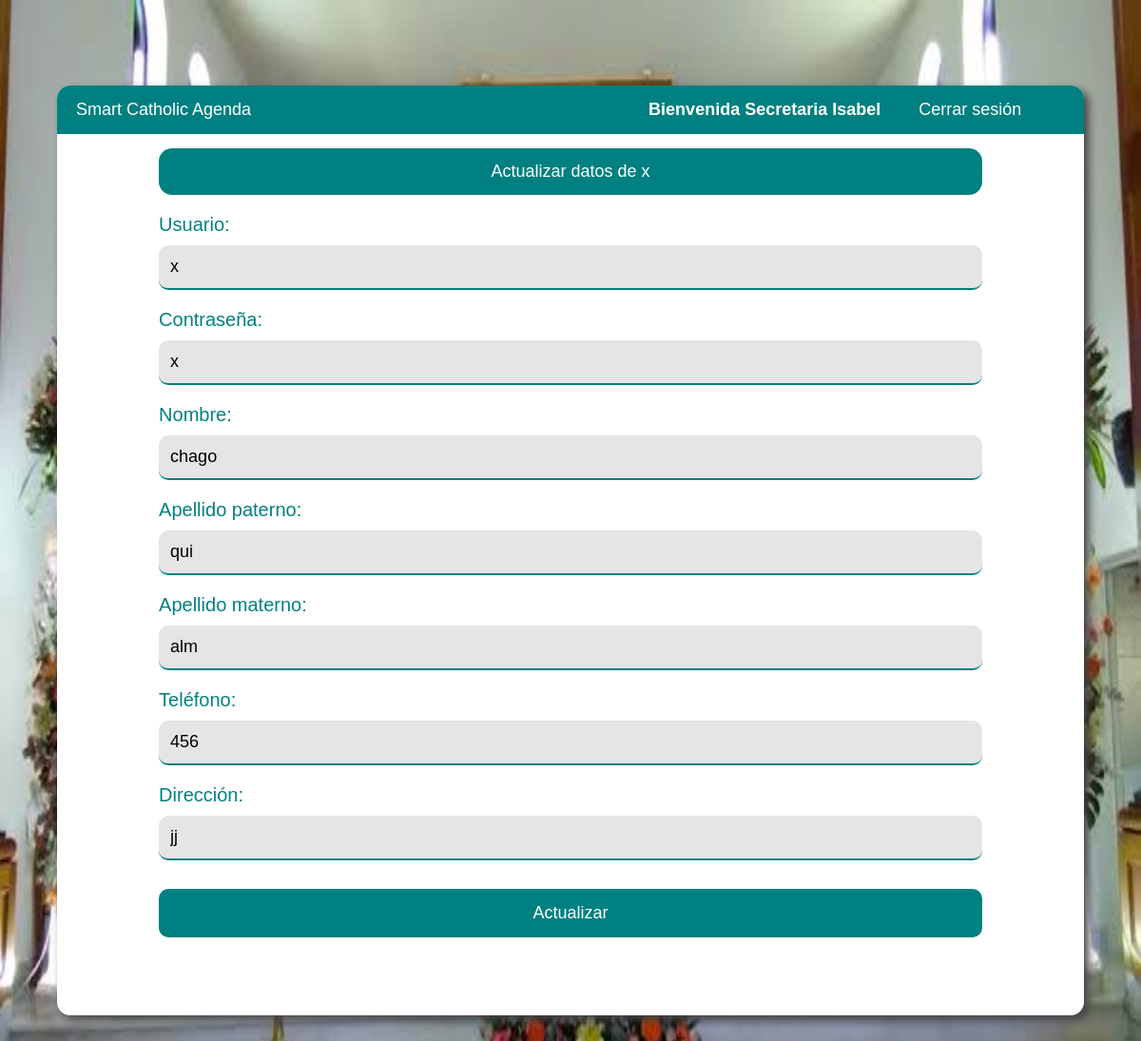
/adminCordiModificar.php?Usuario=3 (signed in), run on the app's committed database.
### tables this page shows
CREATE TABLE IF NOT EXISTS `grupo` (
  `idGrupo` int(11) NOT NULL AUTO_INCREMENT,
  `NombreG` varchar(250) DEFAULT NULL,
  `Descripcion` varchar(250) DEFAULT NULL,
  PRIMARY KEY (`idGrupo`)
);

CREATE TABLE IF NOT EXISTS `usuarios` (
  `idUsuario` int(11) NOT NULL AUTO_INCREMENT,
  `Nombre` varchar(250) DEFAULT NULL,
  `ApellidoPaterno` varchar(250) DEFAULT NULL,
  `ApellidoMaterno` varchar(250) DEFAULT NULL,
  `Direccion` varchar(250) DEFAULT NULL,
  `Telefono` varchar(50) DEFAULT NULL,
  `Grupo` int(11) DEFAULT NULL,
  `Usuario` varchar(250) DEFAULT NULL,
  `Contrasena` varchar(250) DEFAULT NULL,
  `Rol` int(11) DEFAULT NULL,
  PRIMARY KEY (`idUsuario`),
  KEY `Grupo` (`Grupo`),
  KEY `Rol` (`Rol`)
);

### adminCordiModificar.php (the view, shortened to what this page needs)
<!DOCTYPE html>
<?php
require_once "conexion.php";
$s=$_SESSION['Grupo'];
  $sql2=mysqli_query($conexion,"SELECT nombreG FROM grupo WHERE idGrupo='$s'");
  $f2=mysqli_fetch_assoc($sql2);
?>
<html>
<head>
	<link rel="stylesheet" href="librerias/css/estiloAdmin.css">
	</head>
	<body >
		<div class="contenedor">
			<header>
				<nav>
					<ul>
						<li><a href="javascript:history.go(-2)">Smart Catholic Agenda</a></li>
						<li style="margin-left: 35%"><a href=""><strong>Bienvenida <?php echo " "; echo $f2['nombreG']; echo " "; echo $_SESSION['Nombre']; ?> </strong></a></li>
						<li><a href="CerrarSesion.php">Cerrar sesión</a></li>
					</ul>
				</nav>
			</header>
			<form action="cordiModificar.php" class="form" method="POST">
			<?php
	          	include 'conexion.php';
	          	$Usuario=$_GET['Usuario'];
	          	$query=mysqli_query($conexion,"SELECT `idUsuario`, `Nombre`, `ApellidoPaterno`, `ApellidoMaterno`, `Direccion`, `Telefono`, `Grupo`, `Usuario`, `Contrasena`, `Rol` FROM `usuarios` WHERE idUsuario='".$Usuario."' ");
	          	$filas=mysqli_fetch_assoc($query)
        	?>
		        <div class="form-header">
		    	    <p class="form-title"> <span>Actualizar datos de <?php echo $filas['Usuario'] ?> </span></p>
		        </div>
			    <label for="Usuario" class="form-label">Usuario:</label>
			    <input type="text" class="form-input" name="Usuario" required=""  value="<?php echo $filas['Usuario']; ?>" />
			    <label for="Contraseña" class="form-label">Contraseña:</label>
			    <input type="text" class="form-input" name="Contrasena" required=""  value="<?php echo $filas['Contrasena']; ?>" />
			    <label for="Nombre" class="form-label">Nombre:</label>
			    <input type="text" class="form-input" name="Nombre" required=""  value="<?php echo $filas['Nombre']; ?>" />
			    <label for="ApellidoP" class="form-label">Apellido paterno:</label>
			    <input type="text" class="form-input" name="ApellidoP" required=""  value="<?php echo $filas['ApellidoPaterno']; ?>" />
			    <label for="ApellidoM" class="form-label">Apellido materno:</label>
			    <input type="text" class="form-input" name="ApellidoM" required=""  value="<?php echo $filas['ApellidoMaterno']; ?>" />
			    <label for="Telefono" class="form-label">Teléfono:</label>
			    <input type="text" class="form-input" name="Telefono" required=""  value="<?php echo $filas['Telefono']; ?>" />
			    <label for="Direccion" class="form-label">Dirección:</label>
			    <input type="text" class="form-input" name="Direccion" required=""  value="<?php echo $filas['Direccion']; ?>" />
			    <input type="submit" class="btn-submit" value="Actualizar"><br>
		    </form>
		</div>
	</body>
</html>

### librerias/css/estiloAdmin.css (style rules this page uses)
* { margin: 0; padding: 0; -webkit-box-sizing:border-box; -moz-box-sizing:border-box; box-sizing: border-box; font-family:Helvetica, Arial, Tahoma, sans-serif; }
body { font-size: 18px; font-family: Arial, Sans-serif ; background: #4a565b; background-image: url(../../img/fondo.jpeg); background-size: 100% 100%;background-attachment: fixed; }
.contenedor { width: 90%; max-width: 1200px; height: 100%; max-height: 1200px; margin: 90px auto; overflow: hidden; background: #fff; border-radius: 14px; filter: drop-shadow(5px 5px 5px #444); }
header { background: #008080; }
header nav { width: 100% }
header nav ul { list-style: none; overflow: hidden; }
header nav ul li { float: left; }
header nav ul li a { text-decoration: none; display: inline-block; color: #fff; padding: 15px 20px; }
.form { background: #fff; max-width: 90%; margin: auto; padding: 5px ; border-radius: 14px; }
.form .form-header .form-title { font-weight: normal; text-align: center; max-width: 90%; margin: auto; padding: 14px ; background: #008080; margin-top: 10px; margin-bottom: 20px; border-radius: 14px; }
.form .form-header .form-title span { color: #fff; }
.form .form-label { display: block; color: #008080; font-size: 20px; margin-left: 5%; margin-bottom: 10px; position: relative; }
.form .form-input, .form-textarea { background: rgba(0,0,0,.1); border: none; outline: none; border-bottom: 2px solid #008080; width: 90%; padding: 12px; margin-left: 5%; margin-bottom: 20px; border-radius: 10px; color: #000; font-size: 18px; }
.form .btn-submit { width: 90%; outline: none; background: #008080; font-size: 18px; border: none; color: #fff; padding: 15px ; cursor: pointer; border-radius: 10px; margin: 1%; margin-left:5%; margin-bottom: 10px; }

### data on the page
grupo: NombreG "Secretaria"
usuarios: Usuario "x", Contrasena "x", Nombre "chago", ApellidoP "qui", ApellidoM "alm", Telefono "456", Direccion "jj"

### other printed values
$_SESSION['Nombre'] "Isabel"
